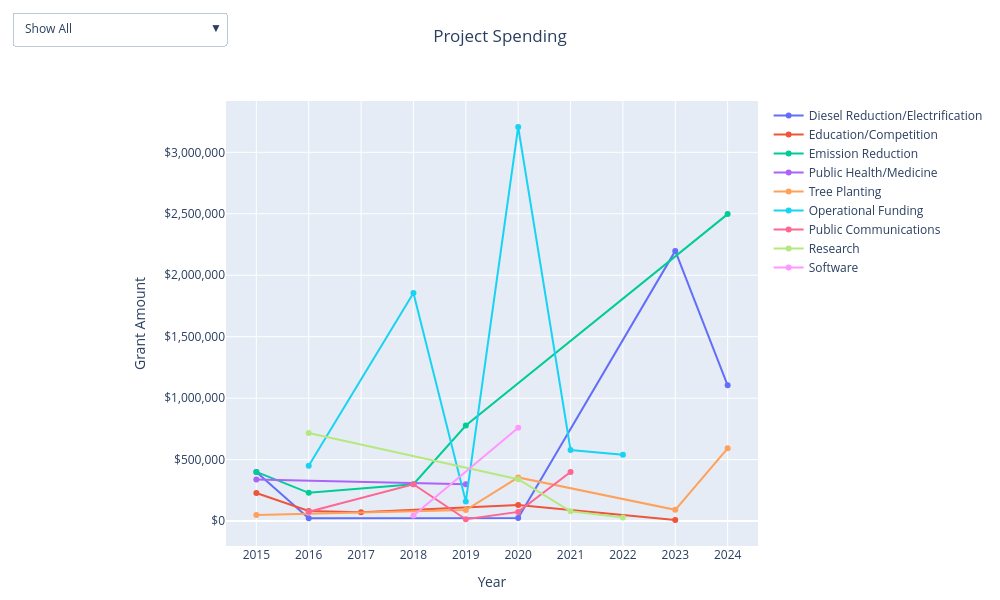

Notebook code cell kept with this figure:
### Code cell
# Spending by Project Category

# --- CREATE THE FIGURE ---
fig = go.Figure()

# Add a line for each category
for cat in categories:
    temp_df = df_grouped[df_grouped['Project Category'] == cat]
    fig.add_trace(
        go.Scatter(
            x=temp_df['Year'], 
            y=temp_df['Grant Amount'], 
            name=cat, 
            mode='lines+markers', # Added markers for better visibility
            visible=True
        )
    )

# --- CREATE THE DROPDOWN & LAYOUT ---
fig.update_layout(
    updatemenus=[
        {
            "buttons": [
                {
                    "label": "Show All",
                    "method": "update",
                    "args": [{"visible": [True] * len(categories)}, {"title": "All Project Spending"}]
                },
                *[
                    {
                        "label": cat,
                        "method": "update",
                        "args": [
                            {"visible": [c == cat for c in categories]},
                            {"title": f"Spending: {cat}"}
                        ]
                    } for cat in categories
                ]
            ],
            "direction": "down",
            "showactive": True,
            "x": 0.0, # Moved to far left
            "y": 1.2  # Moved slightly higher to avoid overlapping the title
        }
    ],
    width=1000,
    height=600,
    autosize=False,
    margin=dict(l=50, r=50, t=100, b=50),
    xaxis=dict(title="Year", tickmode='linear'), # Ensures every year shows up
    yaxis=dict(
        title="Grant Amount",
        tickprefix="$",    # Adds $ to the start of every number
        tickformat=",",    # Adds commas (e.g., 1,000,000)
    ),
    title={
            'text': "Project Spending",
            'y': 0.95,           # Vertical position (0 to 1)
            'x': 0.5,            # Horizontal position (0.5 is center)
            'xanchor': 'center', # Ensures the center of the text aligns with the x coordinate
            'yanchor': 'top'
    }
)

fig.show()

# Export for Wix
html_snippet = fig.to_html(full_html=False, include_plotlyjs='cdn')
print(html_snippet)

### Figure 1 — Plotly figure (JSON) as saved in the notebook; plotly's stock layout.template omitted (floating-point values rounded to 4 significant figures)
{"data": [{"mode": "lines+markers", "name": "Diesel Reduction/Electrification", "type": "scatter", "visible": true, "x": [2015, 2016, 2020, 2023, 2024], "y": [400000, 24000, 25000, 2198339, 1105061]}, {"mode": "lines+markers", "name": "Education/Competition", "type": "scatter", "visible": true, "x": [2015, 2016, 2017, 2020, 2023], "y": [229000, 82000, 72500, 131495, 9000]}, {"mode": "lines+markers", "name": "Emission Reduction", "type": "scatter", "visible": true, "x": [2015, 2016, 2018, 2019, 2024], "y": [400000, 230000, 300000, 777100, 2497450]}, {"mode": "lines+markers", "name": "Public Health/Medicine", "type": "scatter", "visible": true, "x": [2015, 2019], "y": [337600, 300000]}, {"mode": "lines+markers", "name": "Tree Planting", "type": "scatter", "visible": true, "x": [2015, 2019, 2020, 2023, 2024], "y": [50000, 90000, 355555, 92000, 592000]}, {"mode": "lines+markers", "name": "Operational Funding", "type": "scatter", "visible": true, "x": [2016, 2018, 2019, 2020, 2021, 2022], "y": [450000, 1854962, 159765, 3206101, 578684, 539125]}, {"mode": "lines+markers", "name": "Public Communications", "type": "scatter", "visible": true, "x": [2016, 2018, 2019, 2020, 2021], "y": [75900, 300000, 15000, 75000, 400000]}, {"mode": "lines+markers", "name": "Research", "type": "scatter", "visible": true, "x": [2016, 2020, 2021, 2022], "y": [717246, 340554, 79897, 30000]}, {"mode": "lines+markers", "name": "Software", "type": "scatter", "visible": true, "x": [2018, 2020], "y": [45000, 758725]}], "layout": {"autosize": false, "height": 600, "margin": {"b": 50, "l": 50, "r": 50, "t": 100}, "title": {"text": "Project Spending", "x": 0.5, "xanchor": "center", "y": 0.95, "yanchor": "top"}, "updatemenus": [{"buttons": [{"args": [{"visible": [true, true, true, true, true, true, true, true, true]}, {"title": "All Project Spending"}], "label": "Show All", "method": "update"}, {"args": [{"visible": [true, false, false, false, false, false, false, false, false]}, {"title": "Spending: Diesel Reduction/Electrification"}], "label": "Diesel Reduction/Electrification", "method": "update"}, {"args": [{"visible": [false, true, false, false, false, false, false, false, false]}, {"title": "Spending: Education/Competition"}], "label": "Education/Competition", "method": "update"}, {"args": [{"visible": [false, false, true, false, false, false, false, false, false]}, {"title": "Spending: Emission Reduction"}], "label": "Emission Reduction", "method": "update"}, {"args": [{"visible": [false, false, false, true, false, false, false, false, false]}, {"title": "Spending: Public Health/Medicine"}], "label": "Public Health/Medicine", "method": "update"}, {"args": [{"visible": [false, false, false, false, true, false, false, false, false]}, {"title": "Spending: Tree Planting"}], "label": "Tree Planting", "method": "update"}, {"args": [{"visible": [false, false, false, false, false, true, false, false, false]}, {"title": "Spending: Operational Funding"}], "label": "Operational Funding", "method": "update"}, {"args": [{"visible": [false, false, false, false, false, false, true, false, false]}, {"title": "Spending: Public Communications"}], "label": "Public Communications", "method": "update"}, {"args": [{"visible": [false, false, false, false, false, false, false, true, false]}, {"title": "Spending: Research"}], "label": "Research", "method": "update"}, {"args": [{"visible": [false, false, false, false, false, false, false, false, true]}, {"title": "Spending: Software"}], "label": "Software", "method": "update"}], "direction": "down", "showactive": true, "x": 0, "y": 1.2}], "width": 1000, "xaxis": {"autorange": true, "range": [2014.0, 2025.0], "tickmode": "linear", "title": {"text": "Year"}, "type": "linear"}, "yaxis": {"autorange": true, "range": [-202400.0, 3417000.0], "tickformat": ",", "tickprefix": "$", "title": {"text": "Grant Amount"}, "type": "linear"}}}
